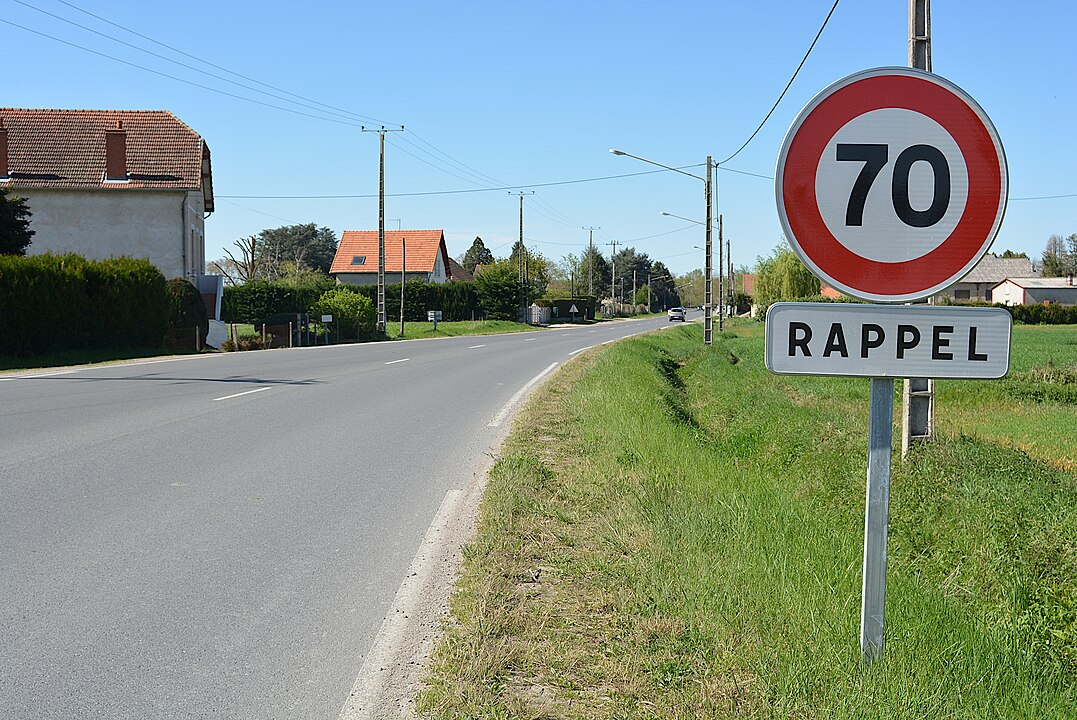
//> input picture src/panneau.jpg, 1077 x 720 px
$ ./test_photo panneau.jpg   (built with g++ and OpenCV 4)
//> lines starting //> are read from the running program, lines starting //| are printed output that depends on the picture
#include <leptonica/allheaders.h>
#include <opencv2/opencv.hpp>
#include <string>
#include <tesseract/baseapi.h>
#include <iostream>

using namespace cv;
using namespace std;

// `pkg-config --cflags --libs opencv4 tesseract` -llept


int main(int argc, char** argv) {

    if (argc != 2) {
        std::cerr << "Usage: " << argv[0] << " <image_path>" << std::endl;
        return -1;
    }

    std::string imPath = argv[1];
    Mat im = imread(imPath, IMREAD_COLOR);
//> im is the input picture: 720 rows x 1077 cols, CV_8UC3; mean B, G, R 141.5, 149.2, 133.6

    if (im.empty()) {
        std::cerr << "Error: Could not load image " << imPath << std::endl;
        return -1;
    }

    // Prétraitement de l'image
    Mat gray, gauss;
    cvtColor(im, gray, COLOR_BGR2GRAY);
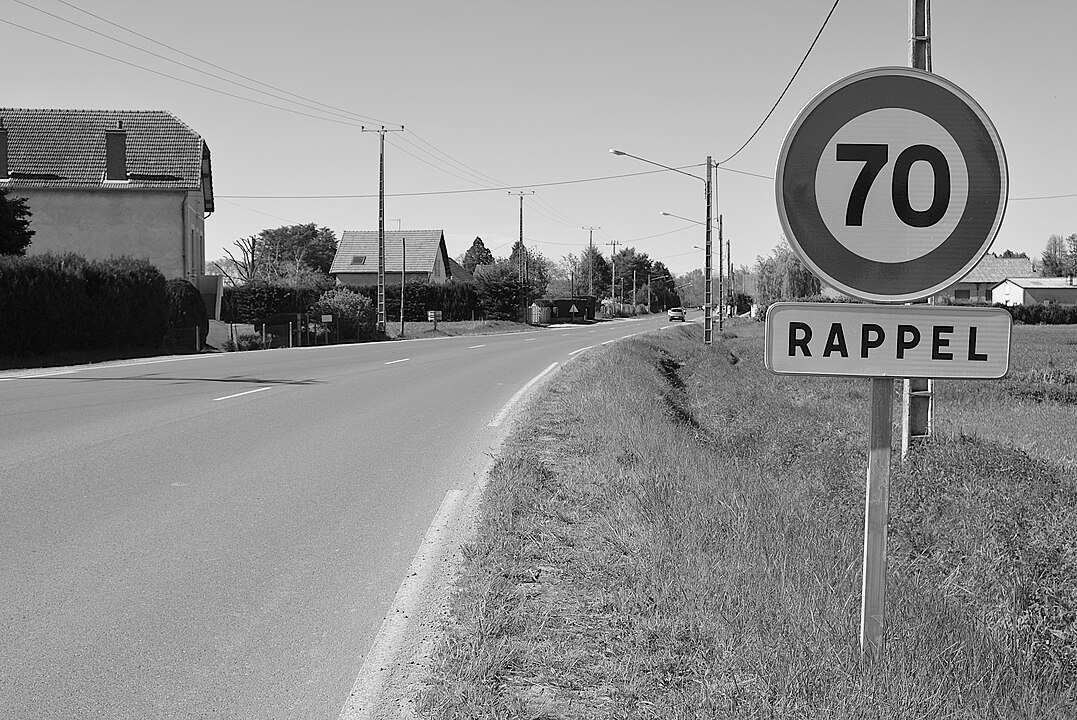
//> gray: 720 rows x 1077 cols, CV_8UC1; min 0, max 255, mean 143.7
    GaussianBlur(gray, gauss, Size(9, 9), 2, 2);
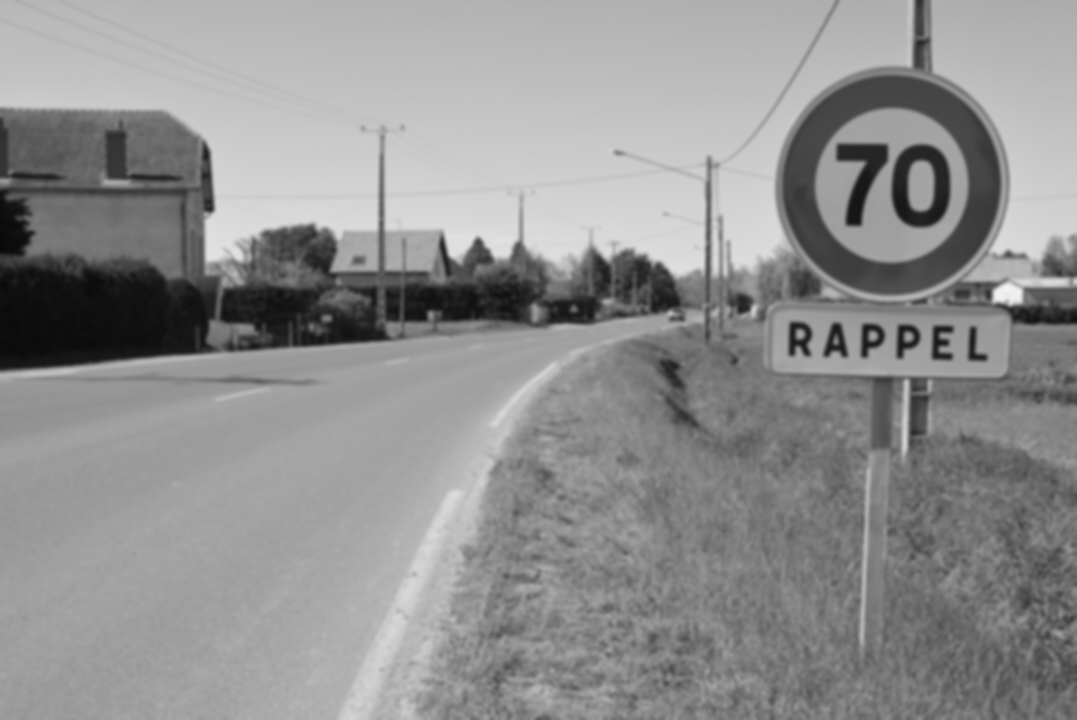
//> gauss: 720 rows x 1077 cols, CV_8UC1; min 9, max 245, mean 143.7

    // Initialisation de Tesseract
//> (the run ends here: the program needs code that is not available in this run, at `tesseract::TessBaseAPI *api = new tesseract::TessBaseAPI();`)
